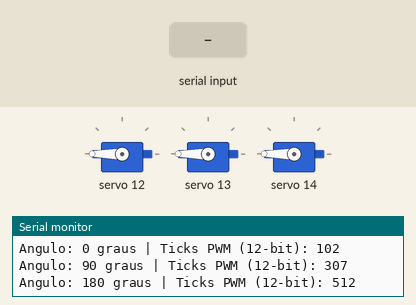
A sketch run on a simulated ESP32. Shown: 3 × servo, the last lines printed to the serial monitor. Inputs (shaded band) come from the test bench.

Above: at 3.8 s.
3.9 s: "30,150\n" received over Serial
At 4.8 s:
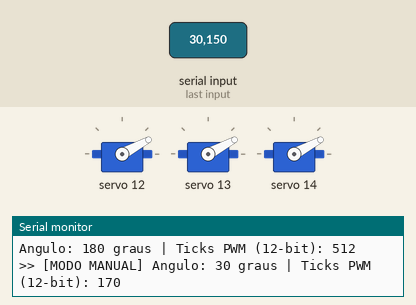
6.0 s: "90,45\n" received over Serial
At 7.4 s:
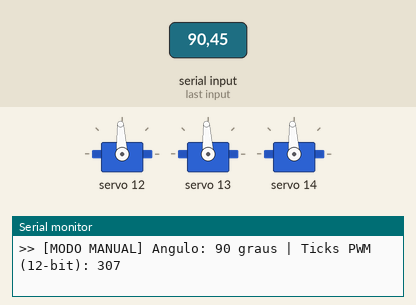
Timing chart, 0 to 9.0 s (numbered marks = the images above; inputs shaded):
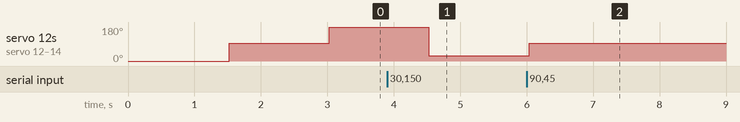

The sketch:

PCA9685.ino
```cpp
/** Teste unitário do módulo PWM PCA9685 (16 canais I2C) com servomotores MG996R.
 *  Opera via I2C (400 kHz) no endereço 0x60 (Jumper A5 fechado).
 *  Conecta os 3 servos da garra nos canais 0, 1 e 2 do módulo.
 *  Permite modo de varredura automática ou envio de ângulo fixo via Monitor Serial.
 */

#include <Wire.h>
#include <Adafruit_PWMServoDriver.h>

#define I2C_SDA 21
#define I2C_SCL 22

// Endereço I2C do PCA9685 configurado por hardware em 0x60
#define PCA_ADDR 0x60

// Canais onde os 3 servos MG996R estão conectados no PCA9685 (0 a 15)
#define SERVO_GARRA_1 0
#define SERVO_GARRA_2 1
#define SERVO_GARRA_3 2

// Limites de largura de pulso em "ticks" de 12 bits (0 a 4095) a 50 Hz:
// Periodo de 50 Hz = 20000 us -> 1 tick ~= 4.88 us
// MG996R opera tipicamente entre ~500 us (0°) e ~2500 us (180°)
#define SERVO_MIN_TICKS 102 // ~500 us  (0 graus)
#define SERVO_MAX_TICKS 512 // ~2500 us (180 graus)

Adafruit_PWMServoDriver pca = Adafruit_PWMServoDriver(PCA_ADDR);

bool modoManual = false;

// Converte um ângulo em graus (0 a 180) para contagem PWM de 12 bits (0 a 4095)
uint16_t anguloParaTicks(int angulo) {
  angulo = constrain(angulo, 0, 180);
  return map(angulo, 0, 180, SERVO_MIN_TICKS, SERVO_MAX_TICKS);
}

// Aciona os 3 servos simultaneamente para o mesmo ângulo de teste
void moverServos(int angulo) {
  uint16_t pulso = anguloParaTicks(angulo);
  pca.setPWM(SERVO_GARRA_1, 0, pulso);
  pca.setPWM(SERVO_GARRA_2, 0, pulso);
  pca.setPWM(SERVO_GARRA_3, 0, pulso);

  Serial.print("Angulo: ");
  Serial.print(angulo);
  Serial.print(" graus | Ticks PWM (12-bit): ");
  Serial.println(pulso);
}

void setup() {
  Serial.begin(115200);
  while (!Serial) delay(1);

  Wire.begin(I2C_SDA, I2C_SCL);
  Wire.setClock(400000); // Fast Mode (400 kHz)

  Serial.println("\n--- Inicializando Driver PWM PCA9685 (0x60) ---");

  if (!pca.begin()) {
    Serial.println("Falha ao comunicar com o PCA9685 em 0x60! Verifique VCC e SDA/SCL.");
    while (1) delay(10);
  }

  // Calibração do oscilador interno (27 MHz padrão na biblioteca Adafruit) e frequência de 50 Hz
  pca.setOscillatorFrequency(27000000);
  pca.setPWMFreq(50);
  delay(10);

  Serial.println("PCA9685 pronto e operando a 50 Hz!");
  Serial.println("DICA: Digite um valor de 0 a 180 no Monitor Serial para testar um angulo fixo,");
  Serial.println("      ou digite -1 para voltar ao modo de varredura automatica.\n");
}

void loop() {
  // Verifica se o usuário digitou algum ângulo no Monitor Serial
  if (Serial.available() > 0) {
    int entrada = Serial.parseInt();
    // Limpa caracteres extras do buffer serial (como \n ou \r)
    while (Serial.available() > 0) Serial.read();

    if (entrada == -1) {
      modoManual = false;
      Serial.println(">> Retornando ao modo de varredura automatica...");
    } else if (entrada >= 0 && entrada <= 180) {
      modoManual = true;
      Serial.print(">> [MODO MANUAL] ");
      moverServos(entrada);
    }
  }

  // Se não estiver travado em um ângulo manual, executa o ciclo de teste suave (0° -> 90° -> 180°)
  if (!modoManual) {
    moverServos(0);
    delay(1500);

    if (Serial.available() > 0) return;
    moverServos(90);
    delay(1500);

    if (Serial.available() > 0) return;
    moverServos(180);
    delay(1500);

    if (Serial.available() > 0) return;
    moverServos(90);
    delay(1500);
  } else {
    delay(50);
  }
}
```

Measured:
- after the input at 3.9 s, servo 12–14: 180° → 28° after 0.63 s
- after the input at 6.0 s, servo 12–14: 28° → 93° at once
